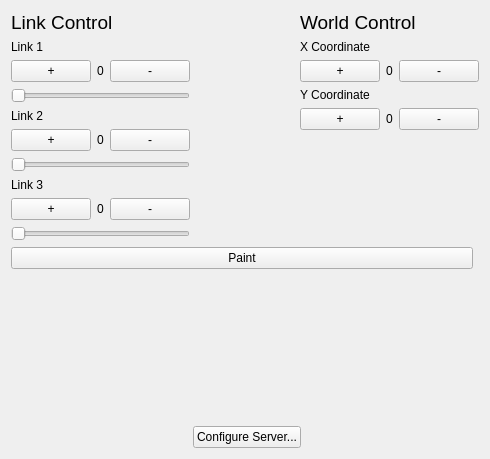
<?xml version="1.0" encoding="UTF-8"?>
<ui version="4.0">
 <class>MainWindow</class>
 <widget class="QMainWindow" name="MainWindow">
  <property name="geometry">
   <rect>
    <x>0</x>
    <y>0</y>
    <width>490</width>
    <height>459</height>
   </rect>
  </property>
  <property name="windowTitle">
   <string>Paint Bot</string>
  </property>
  <widget class="QWidget" name="centralWidget">
   <layout class="QGridLayout" name="gridLayout_2">
    <item row="3" column="0" colspan="3">
     <widget class="QPushButton" name="pushButton_4">
      <property name="sizePolicy">
       <sizepolicy hsizetype="Preferred" vsizetype="Preferred">
        <horstretch>0</horstretch>
        <verstretch>0</verstretch>
       </sizepolicy>
      </property>
      <property name="text">
       <string>Paint</string>
      </property>
      <property name="checkable">
       <bool>true</bool>
      </property>
      <property name="checked">
       <bool>false</bool>
      </property>
     </widget>
    </item>
    <item row="6" column="1">
     <widget class="QPushButton" name="pushButton">
      <property name="text">
       <string>Configure Server...</string>
      </property>
     </widget>
    </item>
    <item row="5" column="1">
     <spacer name="verticalSpacer_4">
      <property name="orientation">
       <enum>Qt::Vertical</enum>
      </property>
      <property name="sizeHint" stdset="0">
       <size>
        <width>20</width>
        <height>40</height>
       </size>
      </property>
     </spacer>
    </item>
    <item row="0" column="0" rowspan="2" colspan="4">
     <layout class="QGridLayout" name="gridLayout">
      <item row="0" column="2">
       <layout class="QVBoxLayout" name="verticalLayout_2">
        <item>
         <widget class="QLabel" name="label_8">
          <property name="font">
           <font>
            <pointsize>14</pointsize>
           </font>
          </property>
          <property name="text">
           <string>World Control</string>
          </property>
         </widget>
        </item>
        <item>
         <widget class="QLabel" name="label_10">
          <property name="text">
           <string>X Coordinate</string>
          </property>
         </widget>
        </item>
        <item>
         <layout class="QHBoxLayout" name="horizontalLayout_7">
          <item>
           <widget class="QPushButton" name="pushButton_12">
            <property name="text">
             <string>+</string>
            </property>
           </widget>
          </item>
          <item>
           <widget class="QLabel" name="label_11">
            <property name="text">
             <string>0</string>
            </property>
            <property name="alignment">
             <set>Qt::AlignCenter</set>
            </property>
           </widget>
          </item>
          <item>
           <widget class="QPushButton" name="pushButton_13">
            <property name="text">
             <string>-</string>
            </property>
           </widget>
          </item>
         </layout>
        </item>
        <item>
         <widget class="QLabel" name="label_12">
          <property name="text">
           <string>Y Coordinate</string>
          </property>
         </widget>
        </item>
        <item>
         <layout class="QHBoxLayout" name="horizontalLayout_6">
          <item>
           <widget class="QPushButton" name="pushButton_10">
            <property name="text">
             <string>+</string>
            </property>
           </widget>
          </item>
          <item>
           <widget class="QLabel" name="label_9">
            <property name="text">
             <string>0</string>
            </property>
            <property name="alignment">
             <set>Qt::AlignCenter</set>
            </property>
           </widget>
          </item>
          <item>
           <widget class="QPushButton" name="pushButton_11">
            <property name="text">
             <string>-</string>
            </property>
           </widget>
          </item>
         </layout>
        </item>
        <item>
         <spacer name="verticalSpacer">
          <property name="orientation">
           <enum>Qt::Vertical</enum>
          </property>
          <property name="sizeHint" stdset="0">
           <size>
            <width>20</width>
            <height>40</height>
           </size>
          </property>
         </spacer>
        </item>
       </layout>
      </item>
      <item row="0" column="0">
       <layout class="QVBoxLayout" name="verticalLayout">
        <item>
         <widget class="QLabel" name="label_5">
          <property name="font">
           <font>
            <pointsize>14</pointsize>
           </font>
          </property>
          <property name="text">
           <string>Link Control</string>
          </property>
         </widget>
        </item>
        <item>
         <widget class="QLabel" name="label">
          <property name="text">
           <string>Link 1</string>
          </property>
         </widget>
        </item>
        <item>
         <layout class="QHBoxLayout" name="horizontalLayout_2">
          <item>
           <widget class="QPushButton" name="pushButton_2">
            <property name="text">
             <string>+</string>
            </property>
           </widget>
          </item>
          <item>
           <widget class="QLabel" name="label_4">
            <property name="text">
             <string>0</string>
            </property>
            <property name="alignment">
             <set>Qt::AlignCenter</set>
            </property>
           </widget>
          </item>
          <item>
           <widget class="QPushButton" name="pushButton_3">
            <property name="text">
             <string>-</string>
            </property>
           </widget>
          </item>
         </layout>
        </item>
        <item>
         <widget class="QSlider" name="horizontalSlider">
          <property name="maximum">
           <number>300</number>
          </property>
          <property name="orientation">
           <enum>Qt::Horizontal</enum>
          </property>
          <property name="invertedAppearance">
           <bool>false</bool>
          </property>
          <property name="invertedControls">
           <bool>false</bool>
          </property>
         </widget>
        </item>
        <item>
         <widget class="QLabel" name="label_2">
          <property name="text">
           <string>Link 2</string>
          </property>
         </widget>
        </item>
        <item>
         <layout class="QHBoxLayout" name="horizontalLayout_4">
          <item>
           <widget class="QPushButton" name="pushButton_6">
            <property name="text">
             <string>+</string>
            </property>
           </widget>
          </item>
          <item>
           <widget class="QLabel" name="label_6">
            <property name="text">
             <string>0</string>
            </property>
            <property name="alignment">
             <set>Qt::AlignCenter</set>
            </property>
           </widget>
          </item>
          <item>
           <widget class="QPushButton" name="pushButton_7">
            <property name="text">
             <string>-</string>
            </property>
           </widget>
          </item>
         </layout>
        </item>
        <item>
         <widget class="QSlider" name="horizontalSlider_2">
          <property name="maximum">
           <number>359</number>
          </property>
          <property name="orientation">
           <enum>Qt::Horizontal</enum>
          </property>
         </widget>
        </item>
        <item>
         <widget class="QLabel" name="label_3">
          <property name="text">
           <string>Link 3</string>
          </property>
         </widget>
        </item>
        <item>
         <layout class="QHBoxLayout" name="horizontalLayout_5">
          <item>
           <widget class="QPushButton" name="pushButton_8">
            <property name="text">
             <string>+</string>
            </property>
           </widget>
          </item>
          <item>
           <widget class="QLabel" name="label_7">
            <property name="text">
             <string>0</string>
            </property>
            <property name="alignment">
             <set>Qt::AlignCenter</set>
            </property>
           </widget>
          </item>
          <item>
           <widget class="QPushButton" name="pushButton_9">
            <property name="text">
             <string>-</string>
            </property>
           </widget>
          </item>
         </layout>
        </item>
        <item>
         <widget class="QSlider" name="horizontalSlider_3">
          <property name="maximum">
           <number>359</number>
          </property>
          <property name="orientation">
           <enum>Qt::Horizontal</enum>
          </property>
         </widget>
        </item>
       </layout>
      </item>
      <item row="0" column="1">
       <spacer name="horizontalSpacer_3">
        <property name="orientation">
         <enum>Qt::Horizontal</enum>
        </property>
        <property name="sizeHint" stdset="0">
         <size>
          <width>40</width>
          <height>20</height>
         </size>
        </property>
       </spacer>
      </item>
     </layout>
    </item>
    <item row="4" column="0">
     <spacer name="horizontalSpacer">
      <property name="orientation">
       <enum>Qt::Horizontal</enum>
      </property>
      <property name="sizeHint" stdset="0">
       <size>
        <width>222</width>
        <height>20</height>
       </size>
      </property>
     </spacer>
    </item>
    <item row="4" column="2">
     <spacer name="horizontalSpacer_2">
      <property name="orientation">
       <enum>Qt::Horizontal</enum>
      </property>
      <property name="sizeHint" stdset="0">
       <size>
        <width>212</width>
        <height>20</height>
       </size>
      </property>
     </spacer>
    </item>
   </layout>
  </widget>
 </widget>
 <layoutdefault spacing="6" margin="11"/>
 <resources/>
 <connections/>
</ui>
